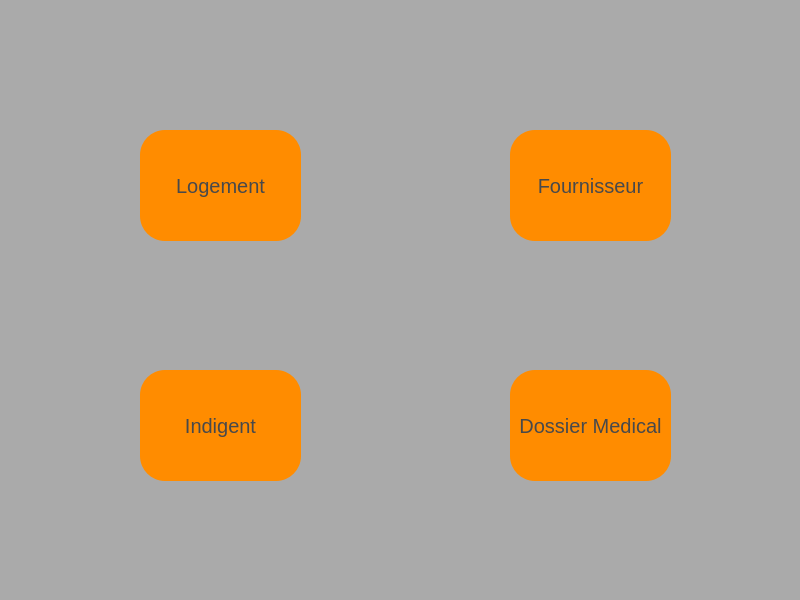
<?xml version="1.0" encoding="UTF-8"?>
<ui version="4.0">
 <class>MainWindow1</class>
 <widget class="QMainWindow" name="MainWindow1">
  <property name="geometry">
   <rect>
    <x>0</x>
    <y>0</y>
    <width>800</width>
    <height>600</height>
   </rect>
  </property>
  <property name="windowTitle">
   <string>MainWindow</string>
  </property>
  <property name="styleSheet">
   <string notr="true">background : rgb(170, 170, 170)</string>
  </property>
  <widget class="QWidget" name="centralwidget">
   <widget class="QPushButton" name="FournisseurButton">
    <property name="geometry">
     <rect>
      <x>510</x>
      <y>130</y>
      <width>161</width>
      <height>111</height>
     </rect>
    </property>
    <property name="styleSheet">
     <string notr="true">QPushButton{
 background : #FF8C00 ; 
 border-radius : 25px ; 
font-size : 20px ;
color : #48494B ;  
}
QPushButton:hover
{
 background : #48494B; 
 border-radius : 25px ; 
color : white ;  
}
</string>
    </property>
    <property name="text">
     <string>Fournisseur</string>
    </property>
   </widget>
   <widget class="QPushButton" name="Employebutton">
    <property name="geometry">
     <rect>
      <x>140</x>
      <y>130</y>
      <width>161</width>
      <height>111</height>
     </rect>
    </property>
    <property name="styleSheet">
     <string notr="true">QPushButton{
 background : #FF8C00 ; 
 border-radius : 25px ; 
font-size : 20px ;
color : #48494B ;  
}
QPushButton:hover
{
 background : #48494B; 
 border-radius : 25px ; 
color : white ;  
}
</string>
    </property>
    <property name="text">
     <string>Logement</string>
    </property>
   </widget>
   <widget class="QPushButton" name="Indifentbutton">
    <property name="geometry">
     <rect>
      <x>140</x>
      <y>370</y>
      <width>161</width>
      <height>111</height>
     </rect>
    </property>
    <property name="styleSheet">
     <string notr="true">QPushButton{
 background : #FF8C00 ; 
 border-radius : 25px ; 
font-size : 20px ;
color : #48494B ;  
}
QPushButton:hover
{
 background : #48494B; 
 border-radius : 25px ; 
color : white ;  
}
</string>
    </property>
    <property name="text">
     <string>Indigent</string>
    </property>
   </widget>
   <widget class="QPushButton" name="Medicalfilebutton">
    <property name="geometry">
     <rect>
      <x>510</x>
      <y>370</y>
      <width>161</width>
      <height>111</height>
     </rect>
    </property>
    <property name="styleSheet">
     <string notr="true">QPushButton{
 background : #FF8C00 ; 
 border-radius : 25px ; 
font-size : 20px ;
color : #48494B ;  
}
QPushButton:hover
{
 background : #48494B; 
 border-radius : 25px ; 
color : white ;  
}
</string>
    </property>
    <property name="text">
     <string>Dossier Medical</string>
    </property>
   </widget>
  </widget>
  <widget class="QStatusBar" name="statusbar"/>
 </widget>
 <resources/>
 <connections/>
</ui>
